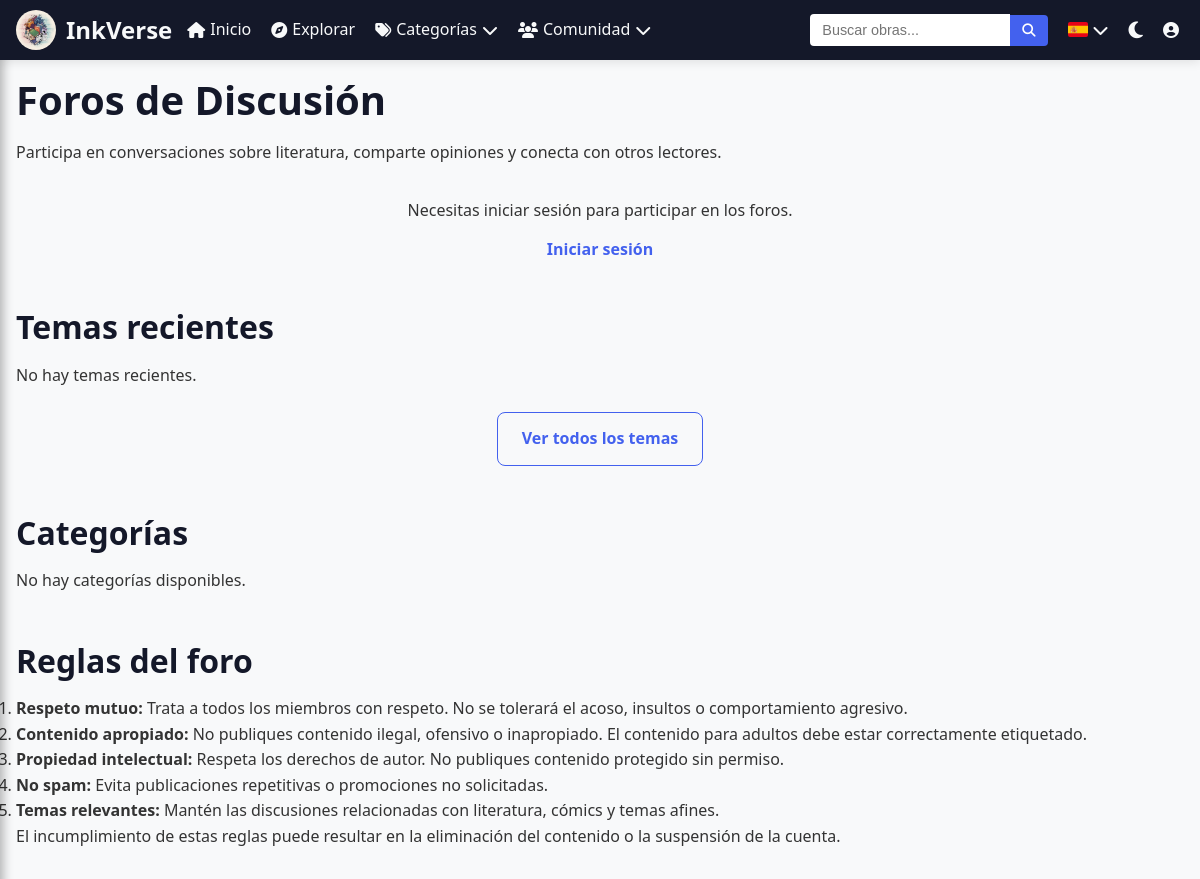
The app's page /comunidad/foros.php (upper part), older data.
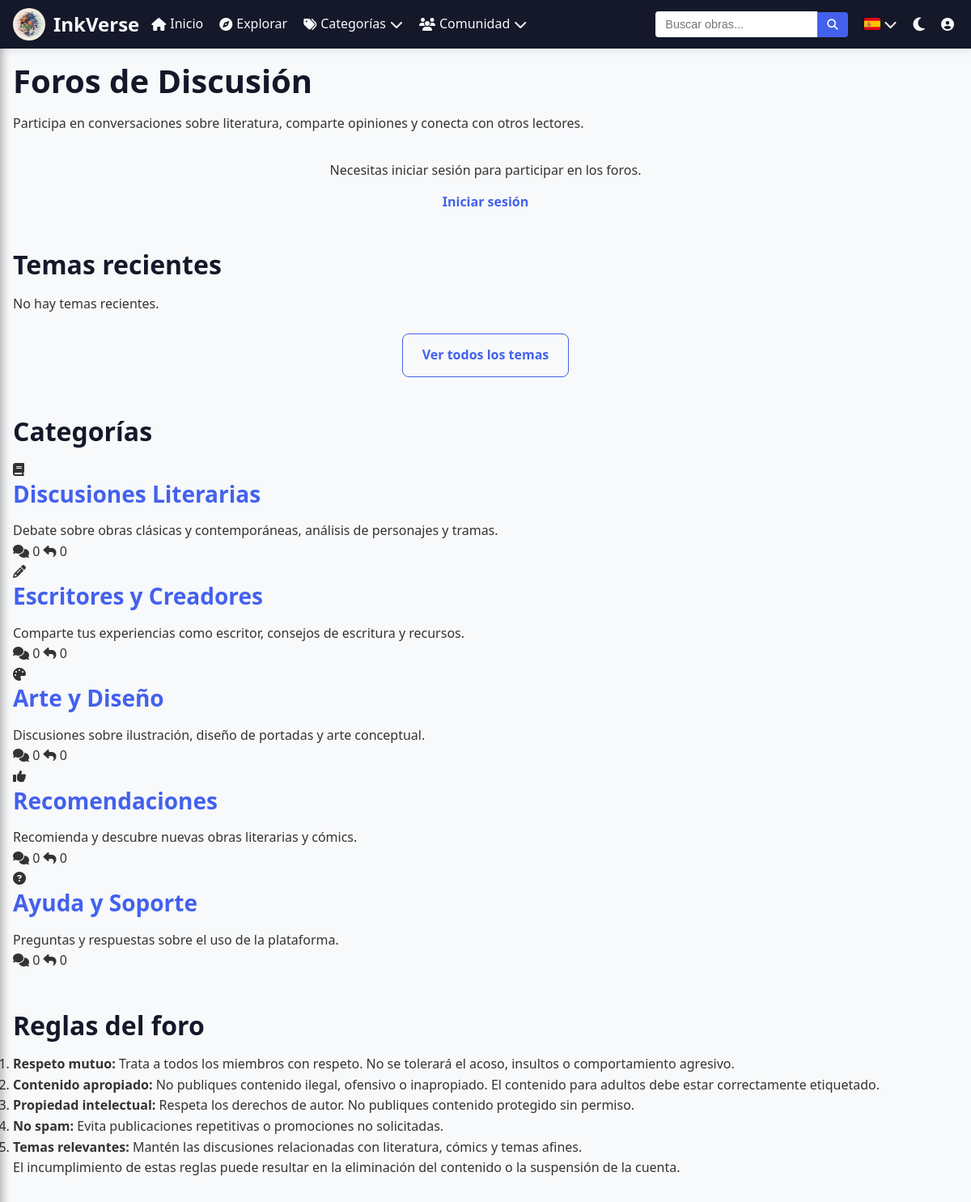
The same page, newer data.
### tables this page shows
CREATE TABLE `categorias_foro` (
  `id` int(11) NOT NULL,
  `nombre` varchar(100) NOT NULL,
  `descripcion` text DEFAULT NULL,
  `icono` varchar(50) DEFAULT 'fa-comments',
  `orden` int(11) DEFAULT 0,
  `fecha_creacion` timestamp NOT NULL DEFAULT current_timestamp()
);

### comunidad/foros.php (the view, shortened to what the changed rows need)
<?php
include '../includes/header.php';
$sql_categorias = "SELECT cf.*,
                  (SELECT COUNT(*) FROM temas_foro WHERE categoria_id = cf.id) as total_temas,
                  (SELECT COUNT(*) FROM temas_foro tf JOIN respuestas_foro rf ON tf.id = rf.tema_id WHERE tf.categoria_id = cf.id) as total_respuestas
                  FROM categorias_foro cf
                  ORDER BY cf.orden";
$result_categorias = $conexion->query($sql_categorias);
?>
<div class="container">
    <h1>Foros de Discusión</h1>
    <div class="foro-seccion">
        <h2>Temas recientes</h2>
    </div>
    <div class="foro-seccion mt-5">
        <h2>Categorías</h2>
        <div class="categorias-foro">
            <?php if ($result_categorias && $result_categorias->num_rows > 0): ?>
                <?php while ($categoria = $result_categorias->fetch_assoc()): ?>
                    <div class="categoria-foro-card">
                        <div class="categoria-foro-icon">
                            <i class="fas <?php echo htmlspecialchars($categoria['icono']); ?>"></i>
                        </div>
                        <div class="categoria-foro-content">
                            <h3>
                                <a href="<?php echo BASE_URL; ?>/comunidad/categoria_foro.php?id=<?php echo $categoria['id']; ?>">
                                    <?php echo htmlspecialchars($categoria['nombre']); ?>
                                </a>
                            </h3>
                            <p><?php echo htmlspecialchars($categoria['descripcion']); ?></p>
                        </div>
                        <div class="categoria-foro-stats">
                            <span title="Temas"><i class="fas fa-comments"></i> <?php echo $categoria['total_temas']; ?></span>
                            <span title="Respuestas"><i class="fas fa-reply"></i> <?php echo $categoria['total_respuestas']; ?></span>
                        </div>
                    </div>
                <?php endwhile; ?>
            <?php else: ?>
                <p class="no-categorias">No hay categorías disponibles.</p>
            <?php endif; ?>
        </div>
    </div>
    <div class="foro-seccion mt-5">
        <h2>Reglas del foro</h2>
    </div>
</div>
<?php include '../includes/footer.php'; ?>

Row changes from the older to the newer data that the page shows:
added categorias_foro: nombre "Discusiones Literarias", descripcion "Debate sobre obras clásicas y contemporáneas, análisis de personajes y tramas.", total_temas "0", total_respuestas "0"
added categorias_foro: nombre "Escritores y Creadores", descripcion "Comparte tus experiencias como escritor, consejos de escritura y recursos.", total_temas "0", total_respuestas "0"
added categorias_foro: nombre "Arte y Diseño", descripcion "Discusiones sobre ilustración, diseño de portadas y arte conceptual.", total_temas "0", total_respuestas "0"
added categorias_foro: nombre "Recomendaciones", descripcion "Recomienda y descubre nuevas obras literarias y cómics.", total_temas "0", total_respuestas "0"
added categorias_foro: nombre "Ayuda y Soporte", descripcion "Preguntas y respuestas sobre el uso de la plataforma.", total_temas "0", total_respuestas "0"
Text that changed along with them:
text no longer shown: "No hay categorías disponibles."
